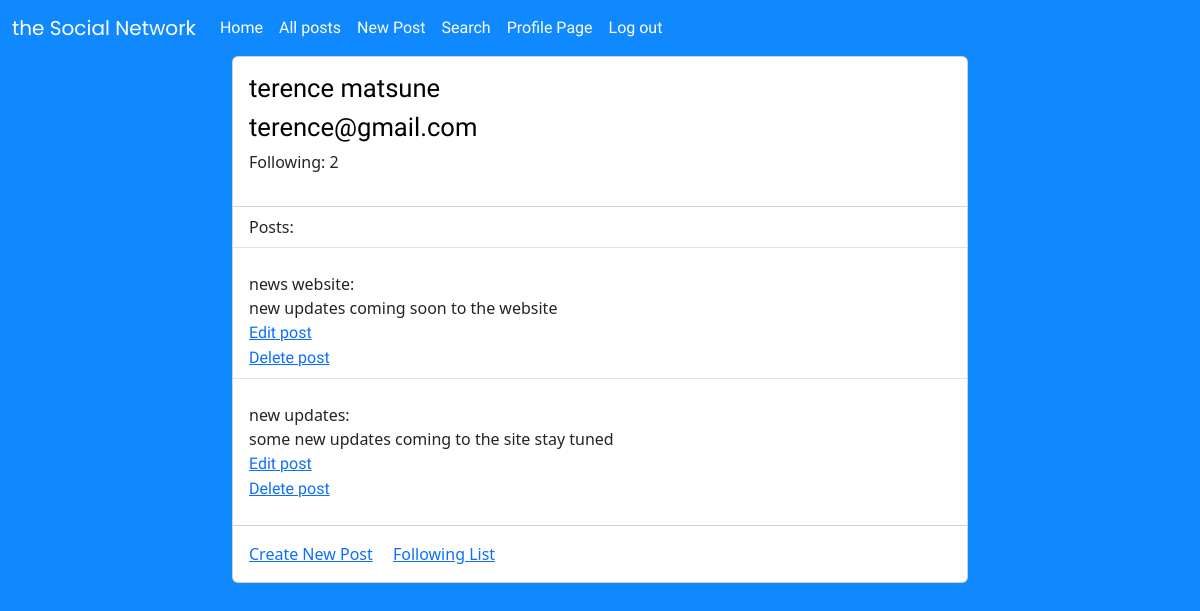
Screenshot of /profile (signed in) with the database file from the repository.
### main.py (models this page shows, shortened)
class User(UserMixin, db.Model):
    __tablename__ = "website_users"
    id = db.Column(db.Integer, primary_key=True)
    email = db.Column(db.String(100), unique=True)
    password = db.Column(db.String(100))
    name = db.Column(db.String(100))
    pic = db.Column(db.String(250), nullable=False)
    posts = db.relationship('Posts', back_populates='author')
    followed = db.relationship('User', secondary=followers,
                            primaryjoin=(followers.c.follower_id == id),
                            secondaryjoin=(followers.c.followed_id == id),
                            backref=db.backref('followers', lazy='dynamic'), lazy='dynamic')

class Posts(db.Model):
    __tablename__ = 'posts'
    id = db.Column(db.Integer, primary_key=True)
    title = db.Column(db.String(100), nullable=False)
    img_url = db.Column(db.String(250), nullable=False)
    text = db.Column(db.String(250), nullable=False)
    author_id = db.Column(db.Integer, db.ForeignKey('website_users.id'))
    author = db.relationship('User', back_populates='posts')
    date = db.Column(db.String(250), nullable=False)

### main.py (the view)
@app.route('/profile', methods=['GET', "POST"])
@login_required
def profile():
    form = ProfilePicture()
    update_user_id = current_user.id
    user = User.query.get(update_user_id)
    if request.method == 'POST':
        user.pic = request.form['picture']
        db.session.commit()
    user = User.query.filter_by(id = update_user_id).first()
    all_post = user.posts
    foll = []
    foll_post = []
    for item in current_user.followed:
        foll.append(item)
        foll_post.append(item.posts)
    num = len(foll)
    print(current_user.posts)
    return render_template('profile.html', form=form, posts=all_post, num=num)

### main.py (called while the page is built)
@login_manger.user_loader
def load_user(user_id):
    return User.query.get(int(user_id))

### templates/profile.html
{% extends 'base.html' %}
{% import "bootstrap/wtf.html" as wtf %}
{% block content %}
<section class="bar-style">
<div class="card profile" >
  <div class="card-body">
    <h1 class="user-email">{{ current_user.name }}</h1>
    <h1 class="user-email">{{ current_user.email }}</h1>
    <p> Following: {{num}} </p>
  </div>
  <ul class="list-group list-group-flush">
    <p class="list-group-item " >Posts:</p>
    {% for post in posts %}
    <p class="list-group-item ">{{post.title}}: <br>
      {{ post.text }}
      {% if current_user.id == post.author_id %}
      <br>
            <a class="del-edi" href="{{ url_for('edit_post', post_id=post.id)}}">Edit post</a>
      <br>
            <a class="del-edi" href="{{ url_for('delete', post_id=post.id)}}">Delete post</a>
            {% endif %}
    {% endfor %}
  </ul>
  <div class="card-body">
    <a href="{{ url_for('new_post') }}" class="card-link">Create New Post</a>
    <a href="{{ url_for('following_list') }}" class="card-link">Following List</a>
  </div>
</div>
</section>
{% endblock content %}

### static/social_styles.css (style rules this page uses)
.bar-style { background-color: #1089FF; }
.del-edi { font-family: 'Inter Tight', sans-serif; }
.user-email { color: black; font-family: 'Inter Tight', sans-serif; font-size: 1.6rem; }
.profile { width: 46rem; margin: 0 auto; }

### rows the page displays
User: name "terence matsune", email "terence@gmail.com"
Posts: title "news website", text "new updates coming soon to the website"
Posts: title "new updates", text "some new updates coming to the site stay tuned"

### other values shown
{{ num }} "2"
